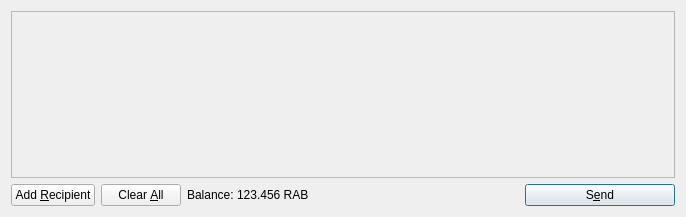
<?xml version="1.0" encoding="UTF-8"?>
<ui version="4.0">
 <class>SendCoinsDialog</class>
 <widget class="QDialog" name="SendCoinsDialog">
  <property name="geometry">
   <rect>
    <x>0</x>
    <y>0</y>
    <width>686</width>
    <height>217</height>
   </rect>
  </property>
  <property name="windowTitle">
   <string>Send Coins</string>
  </property>
  <layout class="QVBoxLayout" name="verticalLayout">
   <item>
    <widget class="QScrollArea" name="scrollArea">
     <property name="widgetResizable">
      <bool>true</bool>
     </property>
     <widget class="QWidget" name="scrollAreaWidgetContents">
      <property name="geometry">
       <rect>
        <x>0</x>
        <y>0</y>
        <width>666</width>
        <height>165</height>
       </rect>
      </property>
      <layout class="QVBoxLayout" name="verticalLayout_2">
       <property name="margin">
        <number>0</number>
       </property>
       <item>
        <layout class="QVBoxLayout" name="entries">
         <property name="spacing">
          <number>6</number>
         </property>
        </layout>
       </item>
       <item>
        <spacer name="verticalSpacer">
         <property name="orientation">
          <enum>Qt::Vertical</enum>
         </property>
         <property name="sizeHint" stdset="0">
          <size>
           <width>20</width>
           <height>40</height>
          </size>
         </property>
        </spacer>
       </item>
      </layout>
     </widget>
    </widget>
   </item>
   <item>
    <layout class="QHBoxLayout" name="horizontalLayout">
     <item>
      <widget class="QPushButton" name="addButton">
       <property name="toolTip">
        <string>Send to multiple recipients at once</string>
       </property>
       <property name="text">
        <string>Add &amp;Recipient</string>
       </property>
       <property name="icon">
        <iconset resource="../bitcoin.qrc">
         <normaloff>:/icons/add</normaloff>:/icons/add</iconset>
       </property>
       <property name="autoDefault">
        <bool>false</bool>
       </property>
      </widget>
     </item>
     <item>
      <widget class="QPushButton" name="clearButton">
       <property name="sizePolicy">
        <sizepolicy hsizetype="Minimum" vsizetype="Fixed">
         <horstretch>0</horstretch>
         <verstretch>0</verstretch>
        </sizepolicy>
       </property>
       <property name="toolTip">
        <string>Remove all transaction fields</string>
       </property>
       <property name="text">
        <string>Clear &amp;All</string>
       </property>
       <property name="icon">
        <iconset resource="../bitcoin.qrc">
         <normaloff>:/icons/remove</normaloff>:/icons/remove</iconset>
       </property>
       <property name="autoRepeatDelay">
        <number>300</number>
       </property>
       <property name="autoDefault">
        <bool>false</bool>
       </property>
      </widget>
     </item>
     <item>
      <layout class="QHBoxLayout" name="horizontalLayout_2">
       <property name="spacing">
        <number>3</number>
       </property>
       <item>
        <widget class="QLabel" name="label">
         <property name="text">
          <string>Balance:</string>
         </property>
        </widget>
       </item>
       <item>
        <widget class="QLabel" name="labelBalance">
         <property name="cursor">
          <cursorShape>IBeamCursor</cursorShape>
         </property>
         <property name="text">
          <string>123.456 RAB</string>
         </property>
         <property name="textInteractionFlags">
          <set>Qt::LinksAccessibleByMouse|Qt::TextSelectableByKeyboard|Qt::TextSelectableByMouse</set>
         </property>
        </widget>
       </item>
      </layout>
     </item>
     <item>
      <spacer name="horizontalSpacer">
       <property name="orientation">
        <enum>Qt::Horizontal</enum>
       </property>
       <property name="sizeHint" stdset="0">
        <size>
         <width>40</width>
         <height>20</height>
        </size>
       </property>
      </spacer>
     </item>
     <item>
      <widget class="QPushButton" name="sendButton">
       <property name="minimumSize">
        <size>
         <width>150</width>
         <height>0</height>
        </size>
       </property>
       <property name="toolTip">
        <string>Confirm the send action</string>
       </property>
       <property name="text">
        <string>S&amp;end</string>
       </property>
       <property name="icon">
        <iconset resource="../bitcoin.qrc">
         <normaloff>:/icons/send</normaloff>:/icons/send</iconset>
       </property>
       <property name="default">
        <bool>true</bool>
       </property>
      </widget>
     </item>
    </layout>
   </item>
  </layout>
 </widget>
 <resources>
  <include location="../bitcoin.qrc"/>
 </resources>
 <connections/>
</ui>
